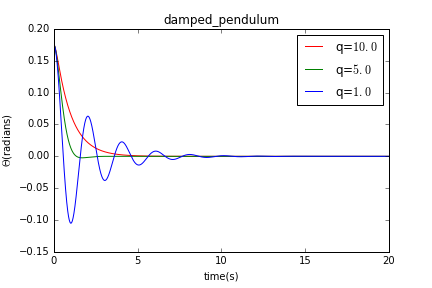

Write Python code to recreate this figure.
# -*- coding: utf-8 -*-
"""
Created on Tue Jun 14 09:08:59 2016

@author: bertramlee
"""

import math
import matplotlib.pyplot as plt

g=9.8
l=1
class damped_pendulum():
    def __init__(self,_omg0,_theta0,_dt,_time,_t0,_q):
        self.omg=[_omg0]
        self.theta=[_theta0]
        self.t=[_t0]
        self.time=_time
        self.dt=_dt
        self.n=int(_time/_dt)
        self.q=_q
    def calculate(self):
        for i in range(self.n):
            self.omg.append(self.omg[-1]-g/l*self.theta[-1]*self.dt-self.q*self.omg[-1]*self.dt)
            self.theta.append(self.theta[-1]+self.omg[-1]*self.dt)
            self.t.append(self.t[-1]+self.dt)
    def plot(self,color,label):
        plt.plot(self.t,self.theta,color,label="q=$%.1f$"%(self.q))
        plt.title("damped_pendulum")
a=damped_pendulum(0,10*math.pi/180,0.01,20,0,10)
b=damped_pendulum(0,10*math.pi/180,0.01,20,0,5)
c=damped_pendulum(0,10*math.pi/180,0.01,20,0,1.0)
a.calculate()
b.calculate()
c.calculate()
a.plot('r-',label='q=$10$')
b.plot('g-',label='q=$5$')
c.plot('b-',label='q=$1.0$')
plt.xlabel("time(s)")
plt.ylabel("$\Theta$(radians)")
plt.xlim(0,20)
plt.legend()
plt.savefig("damped_pendulum_tz.png")
plt.show()